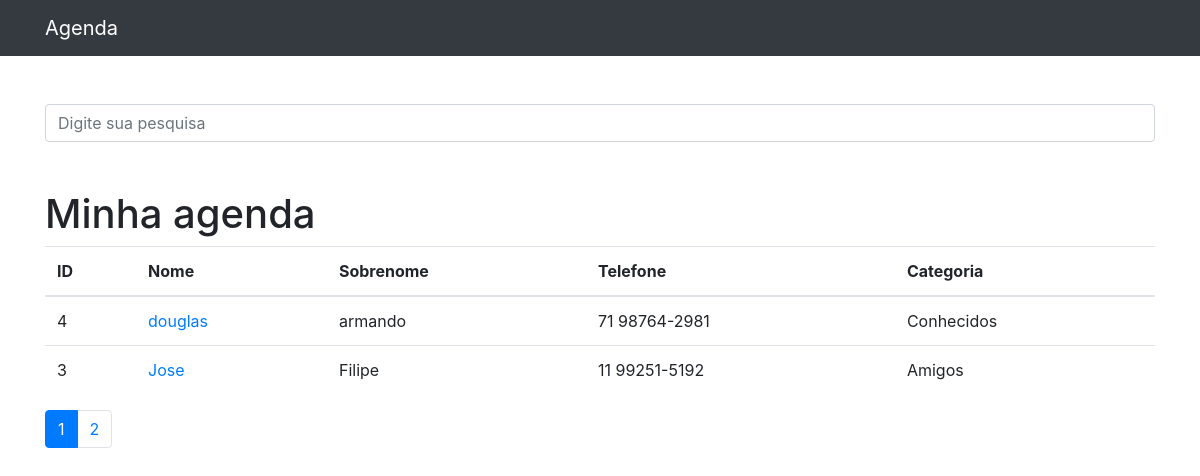
Before: / with the older database file.
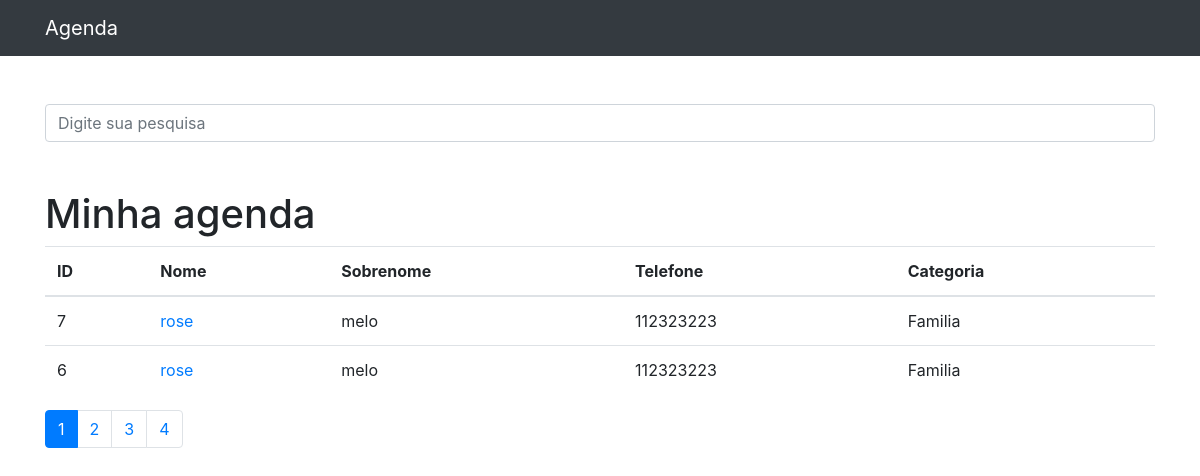
After: the same page with the newer database file.
### contatos/models.py (models this page shows, shortened)
class Contato(models.Model):
    nome = models.CharField(max_length=255)
    sobrenome = models.CharField(max_length=255, blank=True)
    telefone = models.CharField(max_length=255)
    email = models.CharField(max_length=255, blank=True)
    data_criacao = models.DateTimeField(default=timezone.now)
    descricao = models.TextField(blank=True)
    categoria = models.ForeignKey(Categoria, on_delete=models.DO_NOTHING)
    mostrar = models.BooleanField(default=True)
    foto = models.ImageField(blank=True, upload_to='fotos/%Y/%m/%d')

class Categoria(models.Model):
    nome = models.CharField(max_length=255)
    def __str__(self):
        return self.nome

### contatos/views.py (the view)
# urls.py: path('', views.index, name='index'),
def index(request):
    contatos = Contato.objects.order_by('-id').filter(
        mostrar=True
    )
    paginator = Paginator(contatos, 2)
    page = request.GET.get('p')
    contatos = paginator.get_page(page)
    return render(request, 'contatos/index.html', {
        'contatos': contatos
    })

### contatos/templates/contatos/index.html
{% extends 'base.html' %}
{%block conteudo%}
  <h1 class="mt-5">Minha agenda</h1>
  <table class="table">
    <thead>
    <tr>
      <th>ID</th>
      <th>Nome</th>
      <th>Sobrenome</th>
      <th>Telefone</th>
      <th>Categoria</th>
    </tr>
    </thead>
    <tbody>
    {% for contato in contatos %}
        <tr>
          <td>{{contato.id}}</td>
          <td>
            <a href="{% url 'ver_contato' contato.id %}">{{contato.nome}}</a>
          </td>
          <td>{{contato.sobrenome}}</td>
          <td>{{contato.telefone}}</td>
          <td>{{contato.categoria}}</td>
        </tr>
    {% endfor %}
    </tbody>
  </table>
<nav aria-label="Page navigation example">
  <ul class="pagination">
    {% for pagina in contatos.paginator.page_range %}
      {% if contatos.number == pagina%}
        <li class="page-item active">
          <a class="page-link" href="?p={{pagina}}&termo={{ request.GET.termo }}">{{ pagina }}</a>
        </li>
      {% else %}
        <li class="page-item">
          <a class="page-link" href="?p={{pagina}}&termo={{ request.GET.termo }}">{{ pagina }}</a>
        </li>
      {% endif %}
    {% endfor %}
  </ul>
</nav>
{%endblock%}

### templates/base.html (shortened to what this page needs)
{% load static %}
<!DOCTYPE html>
<html lang="pt">
<head>
  {% include 'parciais/_head.html' %}
</head>
<body>
  {% include 'parciais/_nav.html'%}
  <div class="container">
    <div class="row">
      <div class="col-lg-12">
        {% if 'accounts' not in request.path %}
        <br><br>
        <form method="get" action="{% url 'busca' %}">
          <div class="form-group row">
            <div class="col-12">
              <input type="search"
                      class="form-control"
                      value="{{ request.GET.termo }}"
                      id="search-input"
                      placeholder="Digite sua pesquisa"
                      name="termo">
            </div>
          </div>
        </form>
        {% endif %}
        {%block conteudo%}
        {%endblock%}
      </div>
    </div>
  </div>
</body>
</html>

### contatos/templates/parciais/_head.html (shortened to what this page needs)
{%load static%}
<link href="{% static 'vendor/bootstrap/css/bootstrap.min.css' %}" rel="stylesheet">

### contatos/templates/parciais/_nav.html (shortened to what this page needs)
  <nav class="navbar navbar-expand-lg navbar-dark bg-dark static-top">
    <div class="container">
      <a class="navbar-brand" href="{% url 'index' %}">Agenda</a>
    </div>
  </nav>

Changed rows visible on the page:
no longer on this page (row unchanged): Contato: id "4", nome "douglas", sobrenome "armando", telefone "71 98764-2981", categoria "Conhecidos"
no longer on this page (row unchanged): Contato: id "3", nome "Jose", sobrenome "Filipe", telefone "11 99251-5192", categoria "Amigos"
added Contato: id "7", nome "rose", sobrenome "melo", telefone "112323223", categoria "Familia"
added Contato: id "6", nome "rose", sobrenome "melo", telefone "112323223", categoria "Familia"
Other visible differences:
new list line: "3"
new list line: "4"
